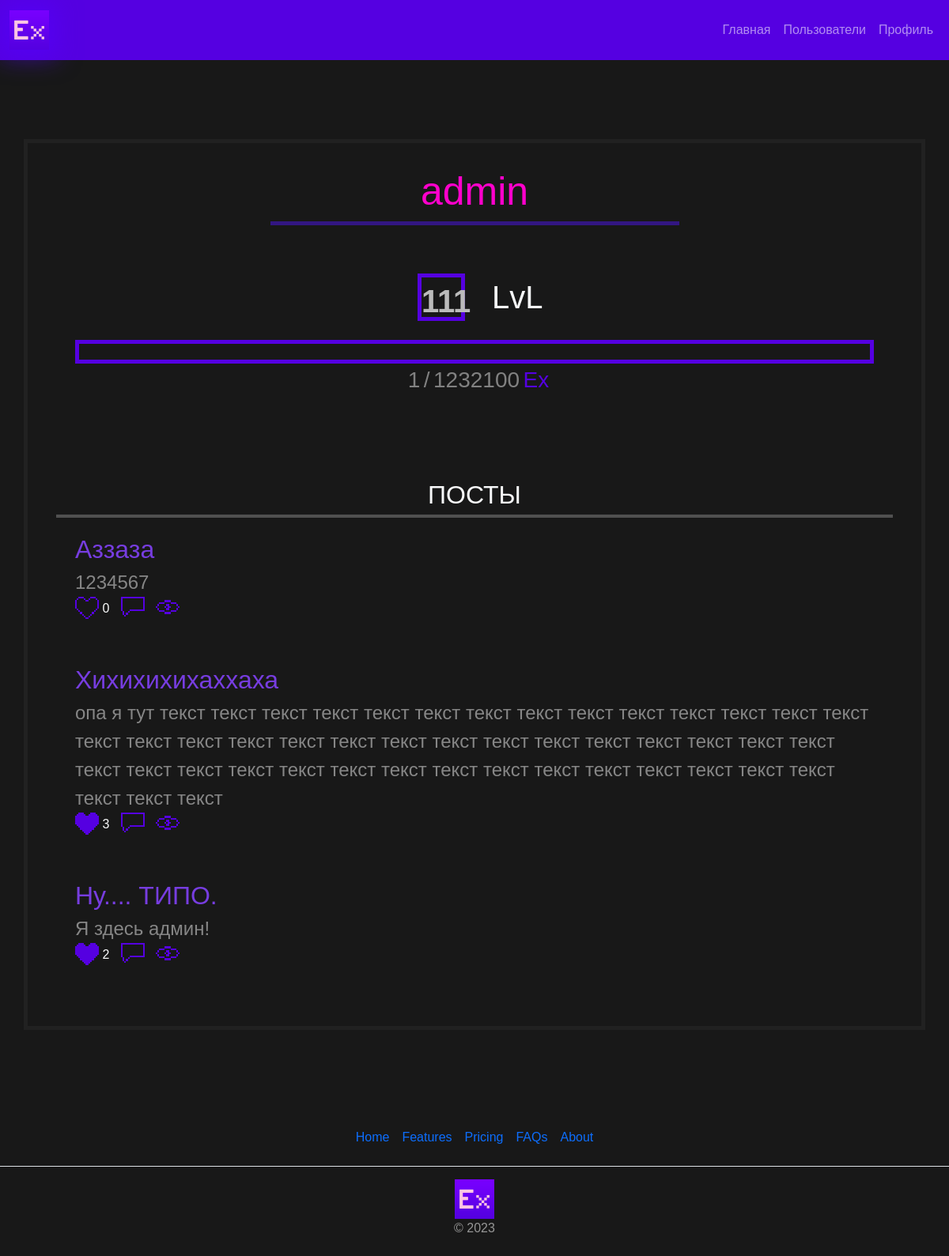
The app's page /user/admin (signed in) with its own data.
### app/models.py (models this page shows, shortened)
class User(db.Model, UserMixin):
    __tablename__ = 'users'
    id = db.Column(db.Integer, primary_key=True)
    username = db.Column(db.String(255), unique=True)
    password = db.Column(db.String(255))
    level = db.Column(db.Integer(), default=1)
    exp = db.Column(db.Integer(), default=0)
    active = db.Column(db.Boolean())
    roles = db.relationship('Role', secondary='user_roles')

class Post(db.Model):
    __tablename__ = 'posts'
    id = db.Column(db.Integer, primary_key=True)
    title = db.Column(db.String(255))
    content = db.Column(db.Text)
    pub_date = db.Column(db.DateTime, default=datetime.utcnow)
    user_id = db.Column(db.Integer, db.ForeignKey('users.id'))
    user = db.relationship('User', backref=db.backref('posts', lazy='dynamic'))

### app/routes.py (the view)
@app.route('/user/<string:username>')
@login_required
def get_user(username):
    user = User.query.filter_by(username=username).first()
    posts = Post.query.filter_by(user_id=user.id).order_by(Post.id.desc()).all()
    likes = {}
    for post in posts:
        liked_by_user = False
        print(Like.query.filter_by(user_id=current_user.id, post_id=post.id).first())
        if Like.query.filter_by(user_id=current_user.id, post_id=post.id).first():
            liked_by_user = True
        likes[post.id] = {
            'count': get_post_likes(post.id),
            'liked_by_user': liked_by_user
        }
        print(likes[post.id])
    return render_template('user_profile.html', User=user, Posts=posts, Likes=likes)

### app/routes.py (called while the page is built)
def get_post_likes(post_id):
    try:
        post_likes = Like.query.filter_by(post_id=post_id).count()
        return post_likes
    except Exception as e:
        return -1

### app/templates/user_profile.html (shortened to what this page needs)
{% extends "base.html" %}
{% block content %}
<div class="container">
    <div class="row d-flex justify-content-center" style="border: #212121 solid 5px; padding: 2vw 3vw">
        <div class="row">
            <div class="col-12 text-center">
                {% if User.username == current_user.username %}
                <span class="title ex-txt" style="color: #ff00cc; font-size: 50px; word-wrap: break-word">{{ User.username }} (Вы)</span>
                {% else %}
                <span class="title ex-txt" style="color: #ff00cc; font-size: 50px; word-wrap: break-word">{{ User.username }}</span>
                {% endif %}
            </div>
            <hr class="def-hr" style="width: 50%; margin-left: auto; margin-right: auto; background: #4c15ec;
            border-color: #4c15ec; opacity: 50%">
            <div class="col-12 text-center">
                <div class="row">
                <div class="col-6">
                    <b class="fs-1" id="lvl" style="color: #bbbbbb; float: right; padding: 0 0 20px 0">
                        {{ User.level }}
                    </b>
                </div>
                <div class="col-6">
                <span class="text-light fs-1" style="margin-left: 10px; float: left">
                    LvL
                </span>
                </div>
                    </div>
            </div>
            <div class="col-12 mt-4 text-center">
                <div class="bar-border" style="height: 30px; width: 100%">
                </div>
                <span class="fs-3" id="expValue{{ User.id }}" style="color: #818181; margin-left: 10px">{{ User.exp }}</span>
                <span class="fs-3" style="color: #818181">/</span>
                <span class="fs-3" style="color: #818181">{{ (100*(User.level**2)) }}</span>
                <span class="fs-3 ex-txt" id="ex_end"> Ex</span>
            </div>
        </div>
        {% if User.username == current_user.username %}
        <a class="nav-link text-center" style="justify-content: flex-end;" href="{{ url_for('add_post') }}">
            <div class="a-link">
                <span class="fs-1">+ ПОСТ</span>
            </div>
        </a>
        {% else %}
        <span class="fs-2 text-center text-light">
            ПОСТЫ
        </span>
        {% endif %}
        <hr class="def-hr">
        {% for post in Posts %}
        <div class="row">
            <div class="col-12">
                <span class="ex-title fs-2">{{ post.title }}</span><br>
                <span class="ex-post-txt fs-4">{{ post.content }}</span><br>
            </div>
            <div class="row">
                <div class="col-12">
                    <img id="like_img_{{ post.id }}" class="post_bot"
                         src="{{ url_for('static', filename='imgs/fill-like.png') if Likes[post.id]['liked_by_user'] else url_for('static', filename='imgs/like.png') }}"
                         alt="like" width="30px"
                         style="image-rendering: pixelated;" onclick="likePost({{ post.id }})">
                    <span id="likes_{{ post.id }}" class="text-light">{{ Likes[post.id]['count'] }}</span>
                    <a href="{{ url_for('get_comments', post_id=post.id) }}" style="text-decoration: none"> <img
                            class="post_bot" src="{{ url_for('static', filename='imgs/comment.png') }}" alt="comm"
                            width="30px" height="32px"
                            style="image-rendering: pixelated; margin-top: -2px; margin-left: 10px;">
                    </a>
                    <img class="" src="{{ url_for('static', filename='imgs/Views.png') }}" alt="views"
                         width="30px" height="32px"
                         style="image-rendering: pixelated; margin-top: -5px; margin-left: 10px;">
                </div>
            </div>
        </div>
        {% endfor %}
    </div>
</div>
{% endblock %}

### app/static/css/style.css (style rules this page uses)
html { cursor: url("../imgs/cursor.png"), auto; }
a, a:focus { cursor: url("../imgs/cursor.png"), auto; }
.ex-txt { color: #5500e1; }
.ex-title { color: #773de0; }
.ex-post-txt { color: #868686; }
.post_bot { transition: .5s; border-bottom: 3px solid transparent; }
body { background: #181818; font-family: 'monocraft', sans-serif; }
.bar-border { border: solid #5500e1 5px; }
.def-hr { height: 5px; background: whitesmoke; }
#lvl { border: solid #5500e1 5px; width: 60px; height: 60px; text-align: center; vertical-align: center; padding: 5px 10px; }

### records on screen
User: username "admin", level "111", exp "1", (100*(User.level**2)) "1232100"
Post: title "Аззаза", content "1234567", shows a picture, Likes "0"
Post: title "Хихихихихаххаха", content "опа я тут текст текст текст текст текст текст текст текст текст текст текст текст текст текст текст текст текст текст текст текст текст текст текст текст текст текст текст текст текст текст текст текст текст текст текст текст текст текст текст текст текст текст текст текст текст текст текст", Likes "3"
Post: title "Ну.... ТИПО.", content "Я здесь админ!", user "2"
